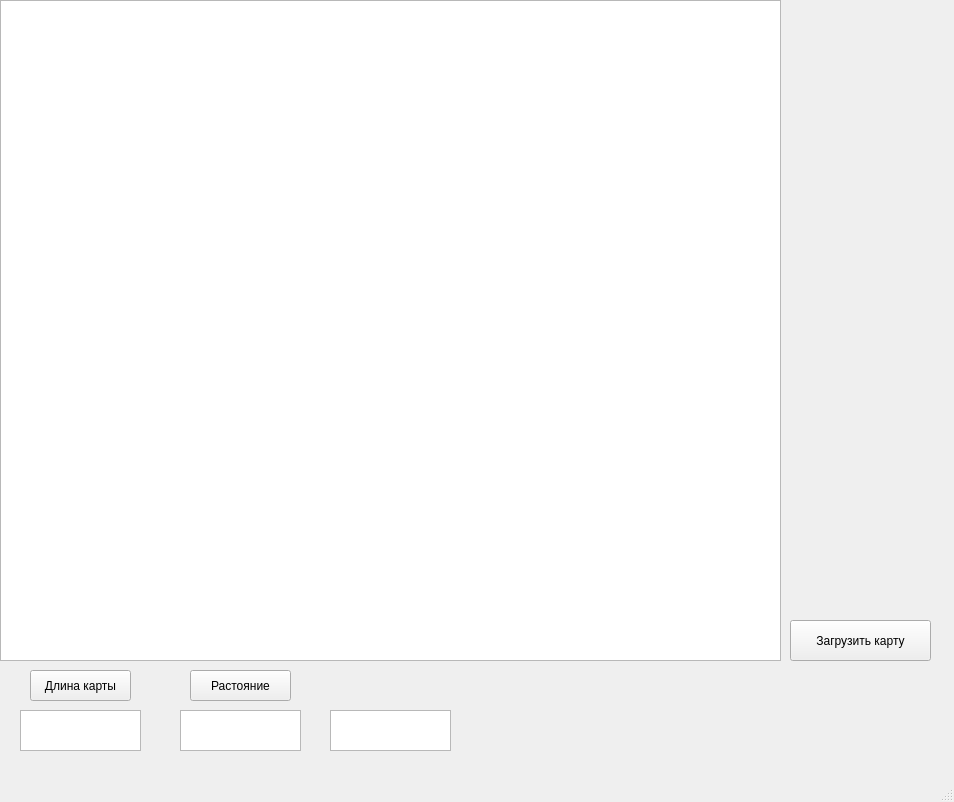
<?xml version="1.0" encoding="UTF-8"?>
<ui version="4.0">
 <class>MainWindow</class>
 <widget class="QMainWindow" name="MainWindow">
  <property name="geometry">
   <rect>
    <x>0</x>
    <y>0</y>
    <width>954</width>
    <height>802</height>
   </rect>
  </property>
  <property name="windowTitle">
   <string>время</string>
  </property>
  <widget class="QWidget" name="centralwidget">
   <widget class="QWidget" name="verticalLayoutWidget">
    <property name="geometry">
     <rect>
      <x>0</x>
      <y>0</y>
      <width>781</width>
      <height>661</height>
     </rect>
    </property>
    <layout class="QVBoxLayout" name="verticalLayout">
     <item>
      <widget class="QGraphicsView" name="picture_Map"/>
     </item>
    </layout>
   </widget>
   <widget class="QPushButton" name="set_line_map">
    <property name="geometry">
     <rect>
      <x>190</x>
      <y>670</y>
      <width>101</width>
      <height>31</height>
     </rect>
    </property>
    <property name="text">
     <string>Растояние</string>
    </property>
   </widget>
   <widget class="QPushButton" name="set_length_map">
    <property name="geometry">
     <rect>
      <x>30</x>
      <y>670</y>
      <width>101</width>
      <height>31</height>
     </rect>
    </property>
    <property name="text">
     <string>Длина карты</string>
    </property>
   </widget>
   <widget class="QTextBrowser" name="line_map">
    <property name="geometry">
     <rect>
      <x>180</x>
      <y>710</y>
      <width>121</width>
      <height>41</height>
     </rect>
    </property>
   </widget>
   <widget class="QTextBrowser" name="textBrowser_3">
    <property name="geometry">
     <rect>
      <x>330</x>
      <y>710</y>
      <width>121</width>
      <height>41</height>
     </rect>
    </property>
   </widget>
   <widget class="QPushButton" name="load_map">
    <property name="geometry">
     <rect>
      <x>790</x>
      <y>620</y>
      <width>141</width>
      <height>41</height>
     </rect>
    </property>
    <property name="text">
     <string>Загрузить карту</string>
    </property>
   </widget>
   <widget class="QTextEdit" name="lenght_map">
    <property name="geometry">
     <rect>
      <x>20</x>
      <y>710</y>
      <width>121</width>
      <height>41</height>
     </rect>
    </property>
   </widget>
  </widget>
  <widget class="QMenuBar" name="menubar">
   <property name="geometry">
    <rect>
     <x>0</x>
     <y>0</y>
     <width>954</width>
     <height>26</height>
    </rect>
   </property>
  </widget>
  <widget class="QStatusBar" name="statusbar"/>
 </widget>
 <resources/>
 <connections/>
</ui>
